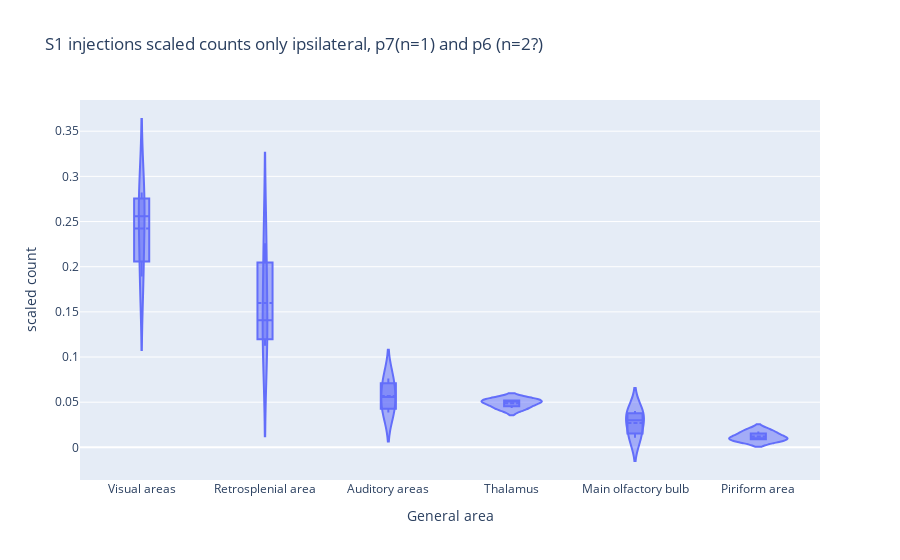

Notebook code for this chart:
### Code cell
plot_scaled_zoomed(
    df_grouped,
    "S1 injections scaled counts only ipsilateral, p7(n=1) and p6 (n=2?)",
)

### Figure 1 — Plotly figure (JSON) as saved in the notebook; plotly's stock layout.template omitted (floating-point values rounded to 4 significant figures)
{"data": [{"alignmentgroup": "True", "box": {"visible": true}, "hovertemplate": "General area=%{x}<br>scaled count=%{y}<extra></extra>", "legendgroup": "", "marker": {"color": "#636efa"}, "meanline": {"visible": true}, "name": "", "offsetgroup": "", "orientation": "v", "scalegroup": "True", "showlegend": false, "type": "violin", "x": ["Auditory areas", "Main olfactory bulb", "Piriform area", "Retrosplenial area", "Thalamus", "Visual areas", "Auditory areas", "Main olfactory bulb", "Piriform area", "Retrosplenial area", "Thalamus", "Visual areas", "Auditory areas", "Main olfactory bulb", "Piriform area", "Retrosplenial area", "Thalamus", "Visual areas"], "x0": " ", "xaxis": "x", "y": [0.05583, 0.0402, 0.01755, 0.1126, 0.04355, 0.1892, 0.03857, 0.01054, 0.009319, 0.2259, 0.05194, 0.256, 0.07617, 0.03006, 0.008901, 0.1408, 0.05136, 0.2821], "y0": " ", "yaxis": "y"}], "layout": {"legend": {"tracegroupgap": 0}, "title": {"text": "S1 injections scaled counts only ipsilateral, p7(n=1) and p6 (n=2?)"}, "violinmode": "group", "xaxis": {"anchor": "y", "categoryarray": ["Visual areas", "Retrosplenial area", "Auditory areas", "Thalamus", "Main olfactory bulb", "Piriform area"], "categoryorder": "array", "domain": [0, 1], "title": {"text": "General area"}}, "yaxis": {"anchor": "x", "domain": [0, 1], "title": {"text": "scaled count"}}}}
